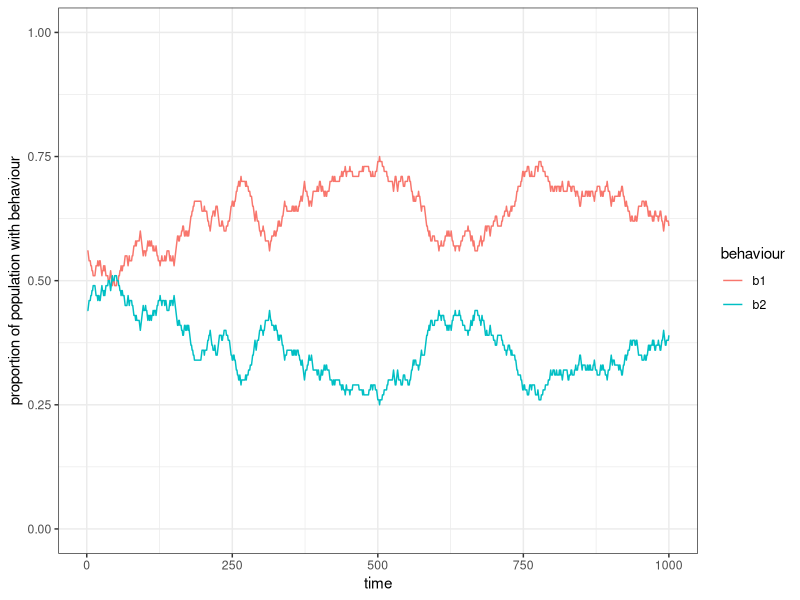
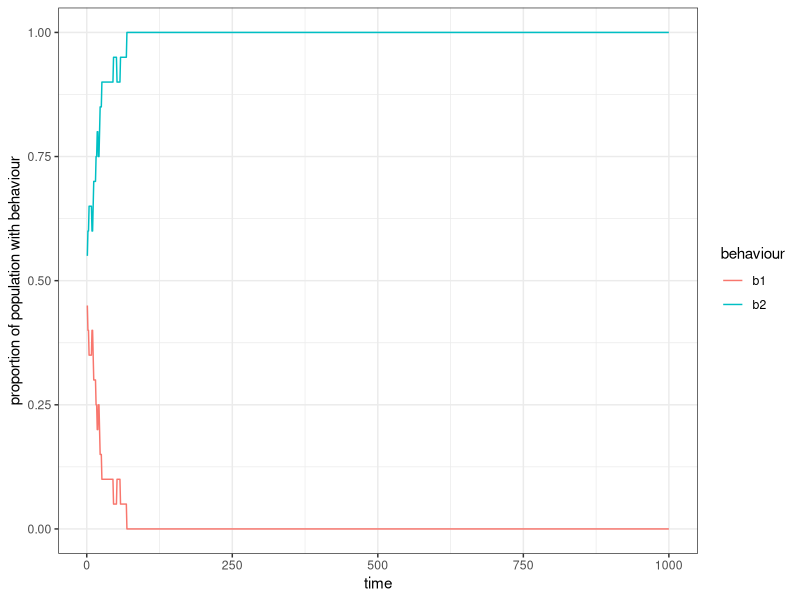
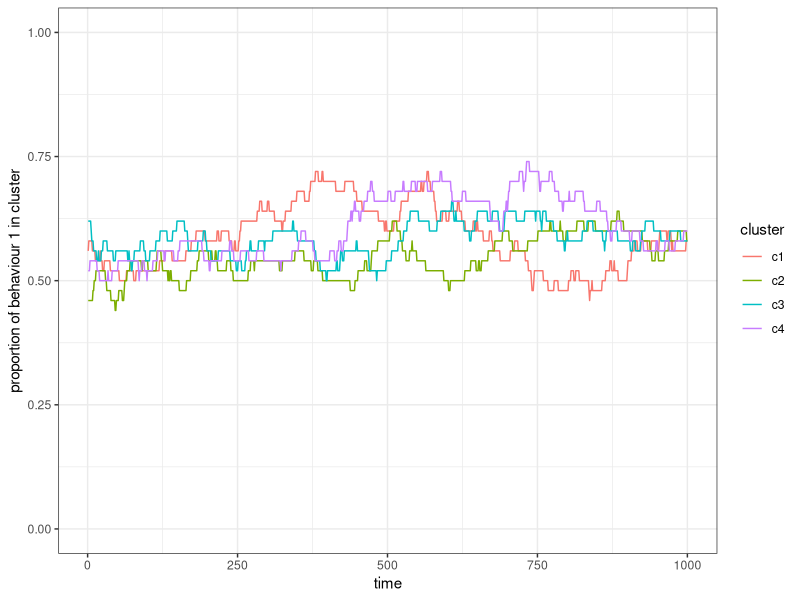
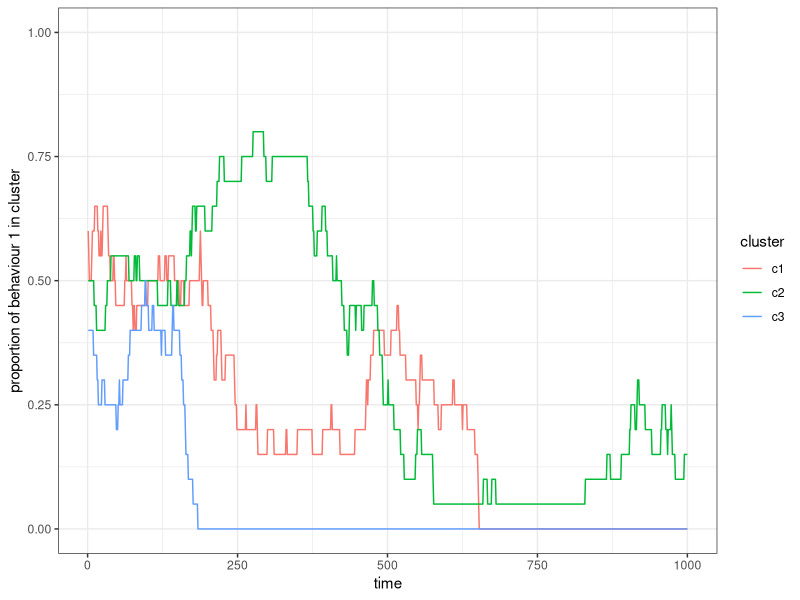
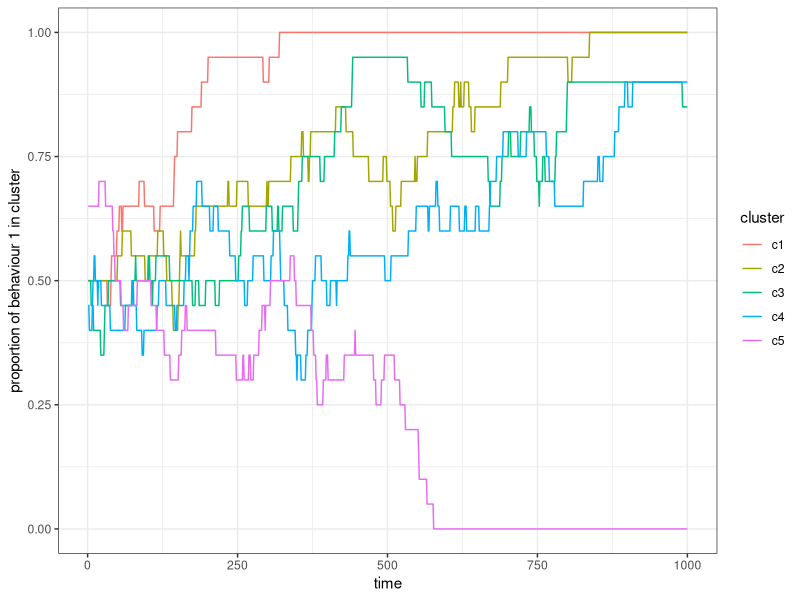
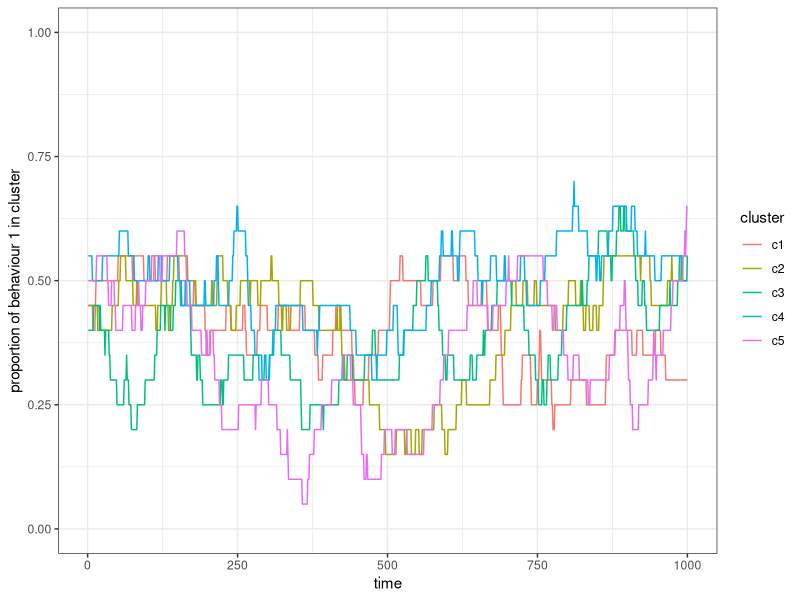
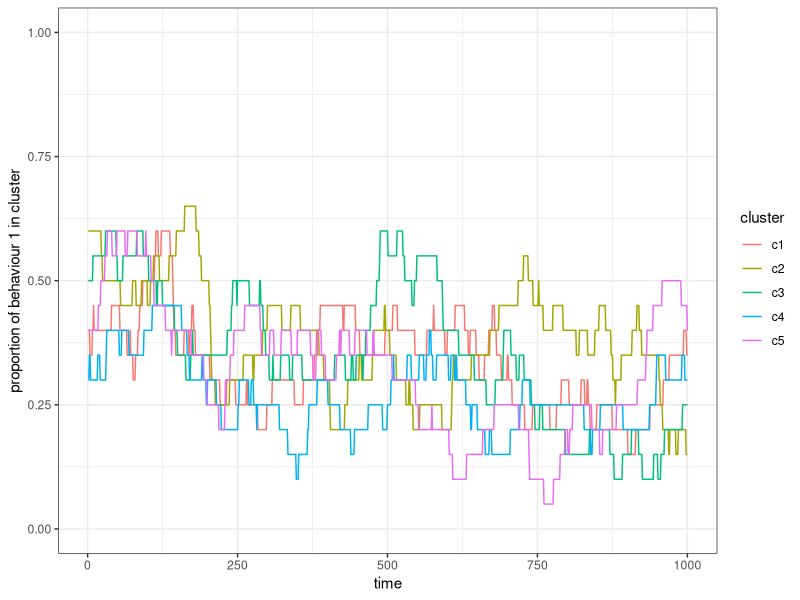
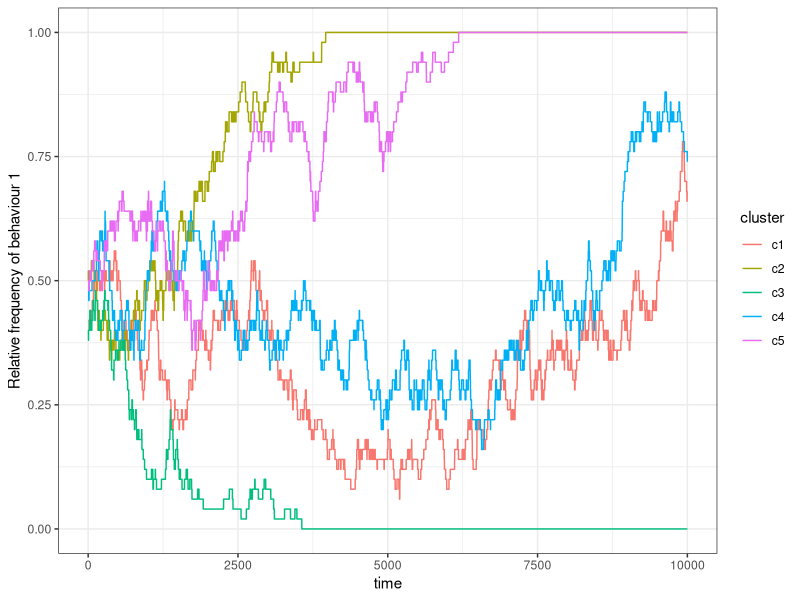

Write the R code that produced these figures, in order.
## ---- chunk 1
n <- 100
b <- 2

behaviours <- sample(x = b, size = n, replace = TRUE)
table(behaviours)
## ---- chunk 2
library(tidyverse)
r_max <- 1000
rec_behav <- tibble(time = 1:r_max, b1 = 0, b2 = 0)

for(round in 1:r_max){
  # unbiased copying of a behaviour by a random individual
  # select a random individual and overwrite behaviour with a random one 
  # from the population
  behaviours[ sample(x = n, size = 1) ] <- sample(x = behaviours, size = 1)
  # record the frequency of each trait in each round
  rec_behav[round, "b1"] <- sum(behaviours==1)
  rec_behav[round, "b2"] <- sum(behaviours==2)
}
rec_behav
## ---- chunk 3
rec_behav_l <- pivot_longer(data = rec_behav, names_to = "behaviour", 
                            values_to = "freq", cols=c("b1","b2"))
rec_behav
rec_behav_l
## ---- chunk 4
ggplot(rec_behav_l) + 
  geom_line(aes(x = time, y = freq/n, col = behaviour)) + 
  scale_y_continuous(limits = c(0,1)) + 
  ylab("proportion of population with behaviour") +
  theme_bw()
## ---- chunk 5
structured_population_1 <- function(n, b, r_max){
  behaviours <- sample(x = 1:b, size = n, replace = TRUE)
  rec_behav <- matrix(NA, nrow = r_max, ncol = b)
  
  for(round in 1:r_max){
    # unbiased copying of a behaviour by a random individual
    behaviours[ sample(x = n, size = 1) ] <- sample(x = behaviours, size = 1)
    rec_behav[round,] <- unlist(lapply(1:b, function(B) sum(behaviours==B))) / n
  }
  # turn matrix into tibble
  rec_behav_tbl <- as_tibble(rec_behav, .name_repair = "minimal")
  # set column names to b1, b2 to represent the behaviours
  colnames(rec_behav_tbl) <- paste("b" ,1:b, sep = "")
  # add a column for each round
  rec_behav_tbl$time <- 1:r_max
  # turn wide format into long format data
  rec_behav_tbl_l <- pivot_longer(data = rec_behav_tbl, names_to = "behaviour", values_to = "freq", !time)
  # return result
  return(rec_behav_tbl_l)
}
## ---- chunk 6
# run simulation
res <- structured_population_1(n = 20, b = 2, r_max = 1000)

# plot results
ggplot(res) + 
  geom_line(aes(x = time, y = freq, col = behaviour)) + 
  scale_y_continuous(limits = c(0,1)) + 
  ylab("proportion of population with behaviour") +
  theme_bw()
## ---- chunk 7
structured_population_2 <- function(n, c, r_max){
  total_pop <- c * n
  cluster <- rep(1:c, each = n)
  behaviours <- sample(x = 2, size = total_pop, replace = TRUE)
  rec_behav <- matrix(NA, nrow = r_max, ncol = c)
  
  for(round in 1:r_max){
    behaviours[ sample(x = total_pop, size = 1) ] <- sample(x = behaviours, size = 1)
    # re_calculate p for each cluster
    for(clu in 1:c){
      rec_behav[round, clu] <- sum(behaviours[cluster == clu] == 1) / n
    }
  }
  rec_behav_tbl <- as_tibble(rec_behav, .name_repair = "minimal")
  # set column names to c1, c2 to represent each cluster
  colnames(rec_behav_tbl) <- paste("c", 1:c, sep = "")
  rec_behav_tbl$time <- 1:r_max
  rec_behav_tbl_l <- pivot_longer(data = rec_behav_tbl, names_to = "cluster", 
                                  values_to = "p", !time)
  return(rec_behav_tbl_l)
}
## ---- chunk 8
res <- structured_population_2(n = 50, c = 4, r_max = 1000)

ggplot(res) + 
  geom_line(aes(x = time, y = p, col = cluster)) + 
  scale_y_continuous(limits = c(0,1)) + 
  ylab("proportion of behaviour 1 in cluster") + 
  theme_bw()
## ---- chunk 9
structured_population_3 <- function(n, c, r_max){
  total_pop <- c * n
  cluster <- rep(1:c, each = n)
  behaviours <- sample(x = 2, size = total_pop, replace = TRUE)
  rec_behav <- matrix(NA, nrow = r_max, ncol = c)
  
  for(round in 1:r_max){
    # choose a random cluster
    cluster_id <- sample(c, 1)
    # if there are at least two individuals in this cluster
    if(sum(cluster == cluster_id)>1){
      # choose a random observer and a random individual to observe within the same cluster 
      observer_model <- sample(x = total_pop, size = 2, replace = F, 
                               prob = (cluster == cluster_id)*1)
      behaviours[ observer_model[1] ] <- behaviours[ observer_model[2] ]
    }

    for(clu in 1:c){
      rec_behav[round, clu] <- sum(behaviours[cluster == clu] == 1) / n
    }
  }
  return(matrix_to_tibble(m = rec_behav))
}
## ---- chunk 10
matrix_to_tibble <- function(m){
  m_tbl <- as_tibble(m, .name_repair = "minimal")
  colnames(m_tbl) <- paste("c" ,1:ncol(m), sep = "")
  m_tbl$time<- 1:nrow(m)
  m_tbl_l <- pivot_longer(data = m_tbl, names_to = "cluster", values_to = "p", !time)
  return(m_tbl_l)
}
## ---- chunk 11
res <- structured_population_3(n = 20, c = 3, r_max = 1000)
ggplot(res) + 
  geom_line(aes(x = time, y = p, col = cluster)) + 
  scale_y_continuous(limits = c(0,1)) + 
  ylab("proportion of behaviour 1 in cluster") + 
  theme_bw()
## ---- chunk 12
structured_population_4 <- function(n, c, p_c, r_max){
  total_pop <- c * n
  cluster <- rep(1:c, each = n)
  behaviours <- sample(x = 2, size = total_pop, replace = TRUE)
  rec_behav <- matrix(NA, nrow = r_max, ncol = c)
  
  for(round in 1:r_max){
    cluster_id <- sample(c, 1)
    s <- cluster == cluster_id
    if(sum(s)>1){
      # choose a random observer and a random individual to observe within the same cluster 
      observer_model <- sample(x = total_pop, size = 2, replace = F, 
                               prob = (s + p_c) / (1 + p_c))
      behaviours[ observer_model[1] ] <- behaviours[ observer_model[2] ]
    }
    
    for(clu in 1:c){
      rec_behav[round, clu] <- sum(behaviours[cluster == clu] == 1) / n
    }
  }
  return(matrix_to_tibble(m = rec_behav))
}
## ---- chunk 13
res_0  <- structured_population_4(n = 20, c = 5, p_c = 0, r_max = 1000)
res_01 <- structured_population_4(n = 20, c = 5, p_c = 0.1, r_max = 1000)
res_1  <- structured_population_4(n = 20, c = 5, p_c = 1, r_max = 1000)

ggplot(res_0) + 
  geom_line(aes(x = time, y = p, col = cluster)) + 
  scale_y_continuous(limits = c(0,1)) + 
  ylab("proportion of behaviour 1 in cluster") + 
  theme_bw()
## ---- chunk 14
ggplot(res_01) + 
  geom_line(aes(x = time, y = p, col = cluster)) + 
  scale_y_continuous(limits = c(0,1)) + 
  ylab("proportion of behaviour 1 in cluster") + 
  theme_bw()
## ---- chunk 15
ggplot(res_1) + 
  geom_line(aes(x = time, y = p, col = cluster)) + 
  scale_y_continuous(limits = c(0,1)) + 
  ylab("proportion of behaviour 1 in cluster") + 
  theme_bw()
## ---- chunk 16
structured_population_5 <- function(n, c, p_c, p_m, r_max){
  total_pop <- c * n
  cluster <- rep(1:c, each = n)
  behaviours <- sample(x = 2, size = total_pop, replace = TRUE)
  rec_behav <- matrix(NA, nrow = r_max, ncol = c)
  
  for(round in 1:r_max){
    cluster_id <- sample(c, 1)
    s <- cluster == cluster_id
    if(sum(s)>1){
      observer_model <- sample(x = total_pop, size = 2, replace = F, 
                               prob = (s + p_c) / (1 + p_c))
      behaviours[ observer_model[1] ] <- behaviours[ observer_model[2] ]
    }
    
    # migration to another cluster with probability p_m and if there is more than 
    # one subset
    if((runif(1,0,1) <= p_m) & (c > 1)){
      # set cluster id that is different from the current one
      cluster[ observer_model[1] ] <- sample((1:c)[-cluster_id], 1)
    }
    
    for(clu in 1:c){
      rec_behav[round, clu] <- sum(behaviours[cluster == clu] == 1) / sum(cluster == clu)
    }
  }
  return(matrix_to_tibble(m = rec_behav))
}
## ---- chunk 17
res_0  <- structured_population_5(c = 5, n = 50, r_max = 10000, p_m = 0, p_c=0)
res_1  <- structured_population_5(c = 5, n = 50, r_max = 10000, p_m = 1, p_c=0)
res_01 <- structured_population_5(c = 5, n = 50, r_max = 10000, p_m = 0.1, p_c=0)

ggplot(res_0) + 
  geom_line(aes(x = time, y = p, col = cluster)) +
  scale_y_continuous(limits = c(0,1)) + 
  ylab("Relative frequency of behaviour 1") + 
  theme_bw()
## ---- chunk 18
ggplot(res_1) + 
  geom_line(aes(x = time, y = p, col = cluster)) +
  scale_y_continuous(limits = c(0,1)) + 
  ylab("Relative frequency of behaviour 1") + 
  theme_bw()
## ---- chunk 19
ggplot(res_01) + 
  geom_line(aes(x = time, y = p, col = cluster)) +
  scale_y_continuous(limits = c(0,1)) + 
  ylab("Relative frequency of behaviour 1") + 
  theme_bw()
## ---- chunk 20
structured_population_6 <- function(n, c, p_c, p_m, r_max, sim = 1){
  total_pop <- c * n
  cluster <- rep(1:c, each = n)
  behaviours <- sample(x = 2, size = total_pop, replace = TRUE)
  rec_behav <- rep(NA, times = c)
  # adding a reporting variable for the similarity of clusters
  rec_var <- rep(NA, r_max)
  
  for(round in 1:r_max){
    cluster_id <- sample(c, 1)
    s <- cluster == cluster_id
    if(sum(s)>1){
      observer_model <- sample(x = total_pop, size = 2, replace = F, 
                               prob = (s + p_c) / (1 + p_c))
      behaviours[ observer_model[1] ] <- behaviours[ observer_model[2] ]
    }
    
    if((runif(1,0,1) <= p_m) & (c > 1)){
      cluster[ observer_model[1] ] <- sample((1:c)[-cluster_id], 1)
    }
    
    for(clu in 1:c){
      rec_behav[clu] <- sum(behaviours[cluster == clu] == 1) / sum(cluster == clu)
    }
    # calculating variance in behaviour 1 between clusters
    rec_var[round] <- var(rec_behav)
  }
  # preparing a reporting table to return
  rec_var <- bind_cols(time = 1:r_max, var = rec_var, sim = sim, p_c = p_c, p_m = p_m)
  return(rec_var)
}
## ---- chunk 21
grid <- expand.grid(rep = 1:20, 
                    pm = c(0, .01, .1, 1), 
                    pc = c(0, .01, .1, 1))
head(grid)
dim(grid)
## ---- chunk 22
res <- bind_rows(lapply(1:nrow(grid), function(i) 
  structured_population_6(c = 5, 
                          n = 20, 
                          r_max = 2000, 
                          p_m = grid[i, "pm"], 
                          p_c = grid[i, "pc"], 
                          sim = i)
  ))
res
## ---- chunk 23
ggplot(res) +
  geom_line(aes(x = time, y = var, group = sim), alpha=.5) +
  facet_grid(p_m ~ p_c, labeller = label_both) + 
  ylab("average variance between subsets") +
  theme_bw()
## ---- chunk 24
res_summ <- filter(res, time >= (max(time)*.8)) %>% 
              group_by(p_m, p_c) %>% 
                summarise(mean_var = mean(var), .groups = "keep")
## ---- chunk 25
ggplot(res_summ) +
  geom_raster(aes(x = factor(p_m), y = factor(p_c), fill = mean_var)) +
  xlab("p_m") + ylab("p_c") + ggtitle("Average variance between subsets") +
  theme_bw() +
  theme(legend.title = element_blank())
## ---- chunk 26
adj <- matrix(c(0,1,0,  1,1,1,  0,1,0), nrow = 3)
adj
